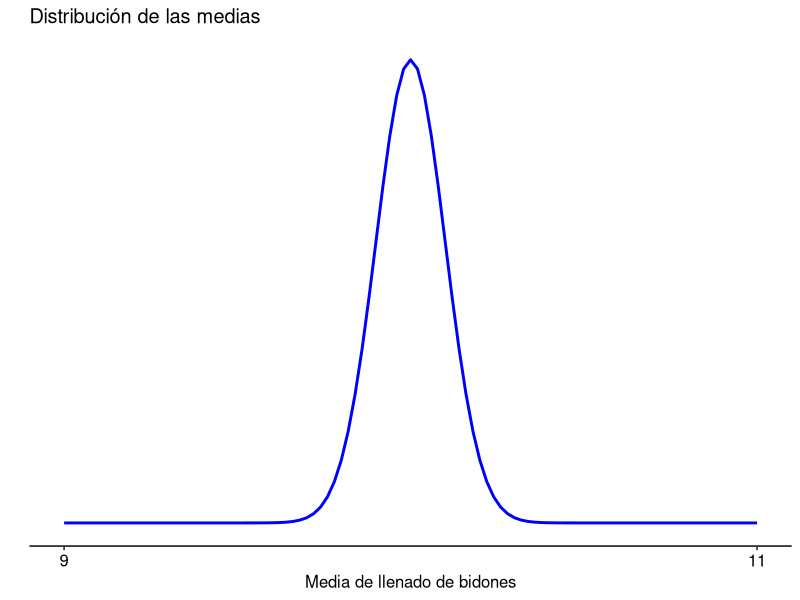
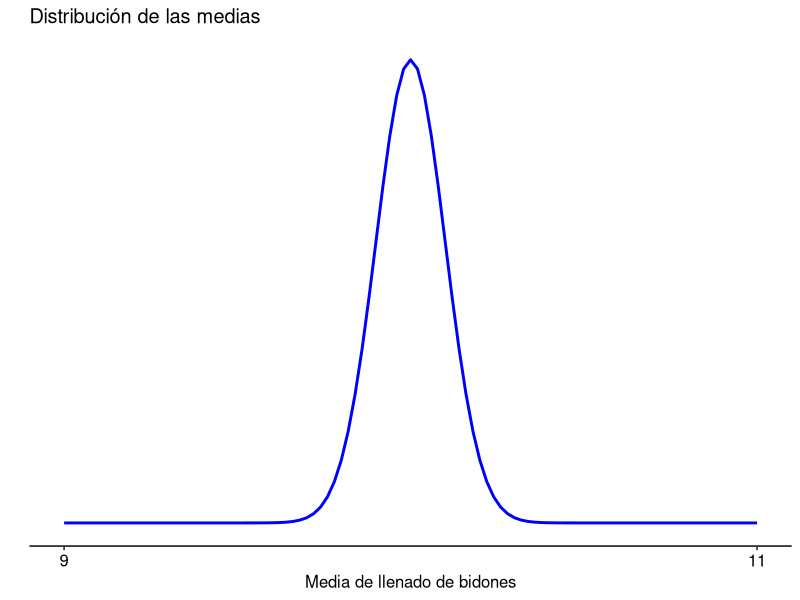
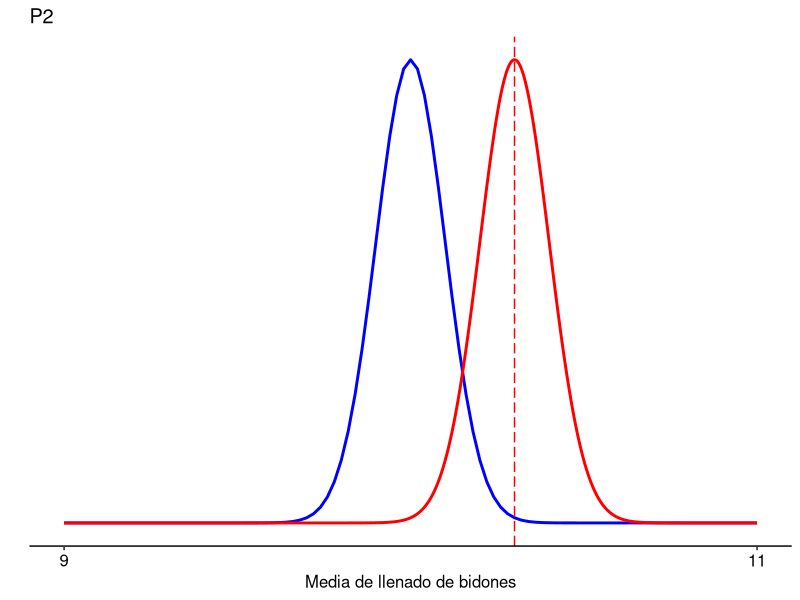

R code for these plots, in order:
library(dplyr)
library(ggpubr)
library(pwr)
library(ggplot2)

# Se sabe que una máquina que envasa detergentes industriales llena bidones con un volumen de producto que 
# sigue una distribución normal con desviación estándar de 1 litro. Usando una muestra aleatoria de 100 botellas, 
# el ingeniero a cargo de la planta requiere determinar si la máquina está llenando los bidones con una media de 
# 10 litros.

# 1. Identificar qué se pide determinar en cada pregunta, justificando explícitamente con comentarios en el script.
# 2. Escribir código R para crear gráficos y/o determinar el factor deseado o la probabilidad solicitada.
# 3. Redactar respuestas a las preguntas planteadas (comentarios) en base a los resultados del análisis realizado

# Grupo 5:
#   1. Si el ingeniero está seguro de que el verdadero volumen medio no puede ser inferior a 10 litros y piensa 
# rechazar la hipótesis nula cuando la muestra presente una media mayor a 10,5 litros, ¿cuál es la probabilidad 
# de que cometa un error de tipo I?
#   2. Si el verdadero volumen medio de los bidones fuera de 10,3 litros, ¿cuál sería la probabilidad de que el 
# ingeniero, que obviamente no conoce este dato, cometa un error de tipo II?
#   3. Como no se conoce el verdadero volumen medio, genere un gráfico del poder estadístico con las condiciones 
# anteriores, pero suponiendo que el verdadero volumen medio podría variar de 10 a 10,7 litros.
# 4. Considerando un volumen medio de 10 litros, ¿cuántos bidones deberían revisarse para conseguir un poder 
# estadístico de 0,8 y un nivel de significación de 0,05?
#   5. ¿Y si el ingeniero fuese muy exigente y quisiera reducir la probabilidad de cometer un error de tipo I a un 1% 
# solamente?


#PREGUNTA 1:

desvEst <- 1
n <- 100
mediaNula <- 10

#Hipótesis:
#H0: La máquina llena los bidones con una media de 10 [litro]
#Ha: La máquina llena los bidones con una media distinta de 10[litro]

SE  <- desvEst / sqrt(n)

# x <- seq( 5 * SE, 15 * SE, 0.01)
x <- seq( 9, 11, 1)
y <- dnorm(x, mean = mediaNula, sd = SE)
g1 <- ggplot(data = data.frame(x,y), aes(x))


g1 <- g1 + stat_function(
  fun = dnorm,
  args = list ( mean = mediaNula , sd = SE ) ,
  colour = "blue", size = 1)


g1 <- g1 + ylab ("")
g1 <- g1 + scale_y_continuous( breaks = NULL )
g1 <- g1 + scale_x_continuous( name = "Media de llenado de bidones",
                             breaks = seq ( 9 , 11 , 2) )

g1 <- g1 + theme_pubr()
g1 <- g1 + ggtitle("Distribución de las medias")
print(g1)

z1 <- 10
z2 <- 10.5

g2 <- g1 + geom_area(data = subset(data.frame(x,y), x < z1), aes(y = y), colour = "red", fill = "red", alpha = 0.5)
g2 <- g1 + geom_area(data = subset(data.frame(x,y), x > z2), aes(y = y), colour = "red", fill = "red", alpha = 0.5)

print(g2)

# Calcular la probablidad que suman las regiones de rechazo.
alfa1 <- pnorm(z1, mean = mediaNula, sd = SE, lower.tail = TRUE)
alfa2 <- pnorm(z2, mean = mediaNula, sd = SE, lower.tail = FALSE)
alfa <- alfa1 + alfa2
print("La probabilidad de cometer un error tipo I es:")
print(alfa)
#La probabilidad de cometer un error sería alfa1 + alfa2

#PREGUNTA 2:

#2. Si el verdadero volumen medio de los bidones fuera de 10,3 litros, ¿cuál sería la probabilidad de que el 
# ingeniero, que obviamente no conoce este dato, cometa un error de tipo II?

mediaVerdadera <- 10.3

x1 <- seq(mediaVerdadera - 3 * SE, mediaVerdadera + 3 * SE)
y1 <- dnorm(x1, mean = mediaVerdadera, sd = SE)
g3 <- g2 + stat_function(fun = dnorm, n = 9999, args = list(mean = mediaVerdadera, sd = SE), colour = "red", size = 1)
g3 <- g3 + geom_vline(xintercept = mediaVerdadera, colour = "red", linetype = "longdash")

g3 <- g3 + geom_area(data = subset(data.frame(x = x1, y = y1), x1 >= z1 & x1 <= z2), aes(y = y), colour = "red", fill = "red", alpha = 0.5)
g3 <- g3 + ggtitle("P2")

print(g3)

beta1 <- pnorm(z1, mean = mediaVerdadera, sd = SE,
                       lower.tail = TRUE)
beta2 <- pnorm(z2, mean = mediaVerdadera, sd = SE,
                       lower.tail = FALSE)
beta <- beta2 - beta1

print("Probabilidad de cometer un error tipo II: ")
print(beta)
